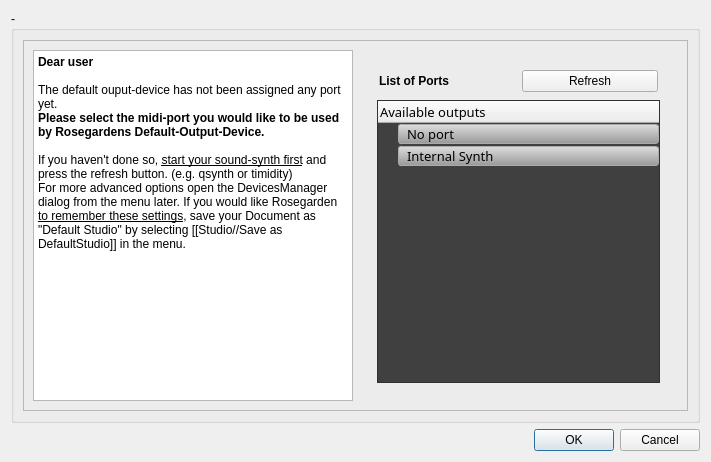
<ui version="4.0" >
 <author>Emanuel Rumpf</author>
 <class>Dialog</class>
 <widget class="QDialog" name="Dialog" >
  <property name="geometry" >
   <rect>
    <x>0</x>
    <y>0</y>
    <width>711</width>
    <height>462</height>
   </rect>
  </property>
  <property name="windowTitle" >
   <string>Dialog</string>
  </property>
  <layout class="QVBoxLayout" name="verticalLayout" >
   <item>
    <widget class="QGroupBox" name="groupBox" >
     <property name="title" >
      <string>-</string>
     </property>
     <layout class="QVBoxLayout" name="verticalLayout_2" >
      <item>
       <widget class="QFrame" name="frame_2" >
        <property name="frameShape" >
         <enum>QFrame::StyledPanel</enum>
        </property>
        <property name="frameShadow" >
         <enum>QFrame::Raised</enum>
        </property>
        <layout class="QHBoxLayout" name="horizontalLayout" >
         <item>
          <widget class="QTextEdit" name="textEdit" >
           <property name="enabled" >
            <bool>true</bool>
           </property>
           <property name="sizePolicy" >
            <sizepolicy vsizetype="Expanding" hsizetype="Fixed" >
             <horstretch>0</horstretch>
             <verstretch>0</verstretch>
            </sizepolicy>
           </property>
           <property name="minimumSize" >
            <size>
             <width>320</width>
             <height>0</height>
            </size>
           </property>
           <property name="html" >
            <string>&lt;!DOCTYPE HTML PUBLIC "-//W3C//DTD HTML 4.0//EN" "http://www.w3.org/TR/REC-html40/strict.dtd">
&lt;html>&lt;head>&lt;meta name="qrichtext" content="1" />&lt;style type="text/css">
p, li { white-space: pre-wrap; }
&lt;/style>&lt;/head>&lt;body style=" font-family:'Sans Serif'; font-size:9pt; font-weight:400; font-style:normal;">
&lt;p style=" margin-top:0px; margin-bottom:0px; margin-left:0px; margin-right:0px; -qt-block-indent:0; text-indent:0px;">&lt;span style=" font-weight:600;">Dear user&lt;/span>&lt;/p>
&lt;p style="-qt-paragraph-type:empty; margin-top:0px; margin-bottom:0px; margin-left:0px; margin-right:0px; -qt-block-indent:0; text-indent:0px;">&lt;/p>
&lt;p style=" margin-top:0px; margin-bottom:0px; margin-left:0px; margin-right:0px; -qt-block-indent:0; text-indent:0px;">The default ouput-device has not been assigned any port yet.&lt;/p>
&lt;p style=" margin-top:0px; margin-bottom:0px; margin-left:0px; margin-right:0px; -qt-block-indent:0; text-indent:0px;">&lt;span style=" font-weight:600;">Please select the midi-port you would like to be used by Rosegardens Default-Output-Device.&lt;/span>&lt;/p>
&lt;p style="-qt-paragraph-type:empty; margin-top:0px; margin-bottom:0px; margin-left:0px; margin-right:0px; -qt-block-indent:0; text-indent:0px;">&lt;/p>
&lt;p style=" margin-top:0px; margin-bottom:0px; margin-left:0px; margin-right:0px; -qt-block-indent:0; text-indent:0px;">If you haven't done so, &lt;span style=" text-decoration: underline;">start your sound-synth first&lt;/span> and press the refresh button. (e.g. qsynth or timidity)&lt;/p>
&lt;p style=" margin-top:0px; margin-bottom:0px; margin-left:0px; margin-right:0px; -qt-block-indent:0; text-indent:0px;">For more advanced options open the DevicesManager dialog from the menu later. If you would like Rosegarden &lt;span style=" text-decoration: underline;">to remember these settings&lt;/span>, save your Document as "Default Studio" by selecting [[Studio//Save as DefaultStudio]] in the menu.&lt;/p>
&lt;p style="-qt-paragraph-type:empty; margin-top:0px; margin-bottom:0px; margin-left:0px; margin-right:0px; -qt-block-indent:0; text-indent:0px;">&lt;/p>&lt;/body>&lt;/html></string>
           </property>
          </widget>
         </item>
         <item>
          <widget class="QWidget" native="1" name="widget" >
           <layout class="QVBoxLayout" name="verticalLayout_3" >
            <item>
             <widget class="QWidget" native="1" name="widget_2" >
              <layout class="QVBoxLayout" name="verticalLayout_4" >
               <item>
                <widget class="QFrame" name="frame" >
                 <property name="sizePolicy" >
                  <sizepolicy vsizetype="Fixed" hsizetype="Preferred" >
                   <horstretch>0</horstretch>
                   <verstretch>0</verstretch>
                  </sizepolicy>
                 </property>
                 <property name="frameShape" >
                  <enum>QFrame::NoFrame</enum>
                 </property>
                 <property name="frameShadow" >
                  <enum>QFrame::Raised</enum>
                 </property>
                 <layout class="QHBoxLayout" name="horizontalLayout_2" >
                  <property name="margin" >
                   <number>2</number>
                  </property>
                  <item>
                   <widget class="QLabel" name="label" >
                    <property name="font" >
                     <font>
                      <weight>75</weight>
                      <bold>true</bold>
                     </font>
                    </property>
                    <property name="text" >
                     <string>List of Ports</string>
                    </property>
                   </widget>
                  </item>
                  <item>
                   <widget class="QPushButton" name="pushButton" >
                    <property name="text" >
                     <string>Refresh</string>
                    </property>
                   </widget>
                  </item>
                 </layout>
                </widget>
               </item>
               <item>
                <widget class="QTreeWidget" name="m_treeWidget_outputPorts" >
                 <property name="sizePolicy" >
                  <sizepolicy vsizetype="Expanding" hsizetype="Preferred" >
                   <horstretch>0</horstretch>
                   <verstretch>0</verstretch>
                  </sizepolicy>
                 </property>
                 <property name="minimumSize" >
                  <size>
                   <width>200</width>
                   <height>0</height>
                  </size>
                 </property>
                 <property name="maximumSize" >
                  <size>
                   <width>16777215</width>
                   <height>16777215</height>
                  </size>
                 </property>
                 <property name="font" >
                  <font>
                   <family>Sans Serif</family>
                   <pointsize>10</pointsize>
                  </font>
                 </property>
                 <property name="toolTip" >
                  <string>&lt;!DOCTYPE HTML PUBLIC "-//W3C//DTD HTML 4.0//EN" "http://www.w3.org/TR/REC-html40/strict.dtd">
&lt;html>&lt;head>&lt;meta name="qrichtext" content="1" />&lt;style type="text/css">
p, li { white-space: pre-wrap; }
&lt;/style>&lt;/head>&lt;body style=" font-family:'Sans Serif'; font-size:10pt; font-weight:400; font-style:normal;">
&lt;p style=" margin-top:0px; margin-bottom:0px; margin-left:0px; margin-right:0px; -qt-block-indent:0; text-indent:0px;">First select (or create) a playback device (at left). Then &lt;span style=" text-decoration: underline;">double-click&lt;/span> here&lt;span style=" text-decoration: underline;"> to connect&lt;/span> it to an outgoing alsa-&lt;span style=" text-decoration: underline;">midi port.&lt;/span>&lt;/p>
&lt;p style=" margin-top:0px; margin-bottom:0px; margin-left:0px; margin-right:0px; -qt-block-indent:0; text-indent:0px;">Alsa-midi ports are created by the drivers for external midi hardware, or by midi-software itself, e.g. by software-synthesizers. &lt;/p>
&lt;p style="-qt-paragraph-type:empty; margin-top:0px; margin-bottom:0px; margin-left:0px; margin-right:0px; -qt-block-indent:0; text-indent:0px;">&lt;/p>&lt;/body>&lt;/html></string>
                 </property>
                 <property name="styleSheet" >
                  <string notr="true" >/*Style the QTreeWidget items in this widget to resemble and behave like push buttons.*/

QTreeView {
     show-decoration-selected: 1;
     background-color: #404040;
     selection-background-color: #404040;
}

QTreeView::item {
    border: 1px solid #AAAAAA;
    border-radius: 3px;
    background-color: qlineargradient(spread:pad, x1:0, y1:1, x2:0, y2:0, stop:0 #999999, stop:1 #DDDDDD);
    color: #000000;
    padding: 0 5px 0 5px;
    margin: 1px 0 1px 0; /* force some space to better resemble buttons */
}

QTreeView::item:hover {
    border: 1px solid #AAAAAA;
    border-radius: 3px;
    background-color: #CCDFFF;
    color: #000000;
}

QTreeView::item:selected {

/* styling them as "pushed" doesn't work, because these buttons don't really push.  Whatever "sends data through" selected on the left, the button here turns bold. That might be the place to use the "pushed" look, but I don't see where that is happening right off.  Maybe in the code.  Skipping this for now.
*/
/*    border: 1px solid #E0E0E0;
    border-radius: 3px;
    background-color: qlineargradient(spread:pad, x1:0, y1:1, x2:0, y2:0, stop:0 #E0E0E0, stop:1 #EEEEEE);*/

}

QTreeView::item:selected:active{
/* do nothing different */
}

QTreeView::item:selected:!active {
/* do nothing different */
}

QTreeView::branch {
/*    background: #404040; */
    border-image: url(:pixmaps/style/connect-button-arrow.png) 1;
}</string>
                 </property>
                 <column>
                  <property name="text" >
                   <string>Available outputs</string>
                  </property>
                 </column>
                 <item>
                  <property name="text" >
                   <string>No port</string>
                  </property>
                  <property name="icon" >
                   <iconset>
                    <normaloff>:/default/icon-plugged-out.png</normaloff>:/default/icon-plugged-out.png</iconset>
                  </property>
                 </item>
                 <item>
                  <property name="text" >
                   <string>Internal Synth</string>
                  </property>
                  <property name="icon" >
                   <iconset>
                    <normaloff>:/default/icon-plugged-out.png</normaloff>:/default/icon-plugged-out.png</iconset>
                  </property>
                 </item>
                </widget>
               </item>
              </layout>
             </widget>
            </item>
           </layout>
          </widget>
         </item>
        </layout>
       </widget>
      </item>
     </layout>
    </widget>
   </item>
   <item>
    <widget class="QDialogButtonBox" name="buttonBox" >
     <property name="orientation" >
      <enum>Qt::Horizontal</enum>
     </property>
     <property name="standardButtons" >
      <set>QDialogButtonBox::Cancel|QDialogButtonBox::Ok</set>
     </property>
    </widget>
   </item>
  </layout>
 </widget>
 <includes/>
 <resources/>
 <connections>
  <connection>
   <sender>buttonBox</sender>
   <signal>accepted()</signal>
   <receiver>Dialog</receiver>
   <slot>accept()</slot>
   <hints>
    <hint type="sourcelabel" >
     <x>248</x>
     <y>254</y>
    </hint>
    <hint type="destinationlabel" >
     <x>157</x>
     <y>274</y>
    </hint>
   </hints>
  </connection>
  <connection>
   <sender>buttonBox</sender>
   <signal>rejected()</signal>
   <receiver>Dialog</receiver>
   <slot>reject()</slot>
   <hints>
    <hint type="sourcelabel" >
     <x>316</x>
     <y>260</y>
    </hint>
    <hint type="destinationlabel" >
     <x>286</x>
     <y>274</y>
    </hint>
   </hints>
  </connection>
 </connections>
</ui>
